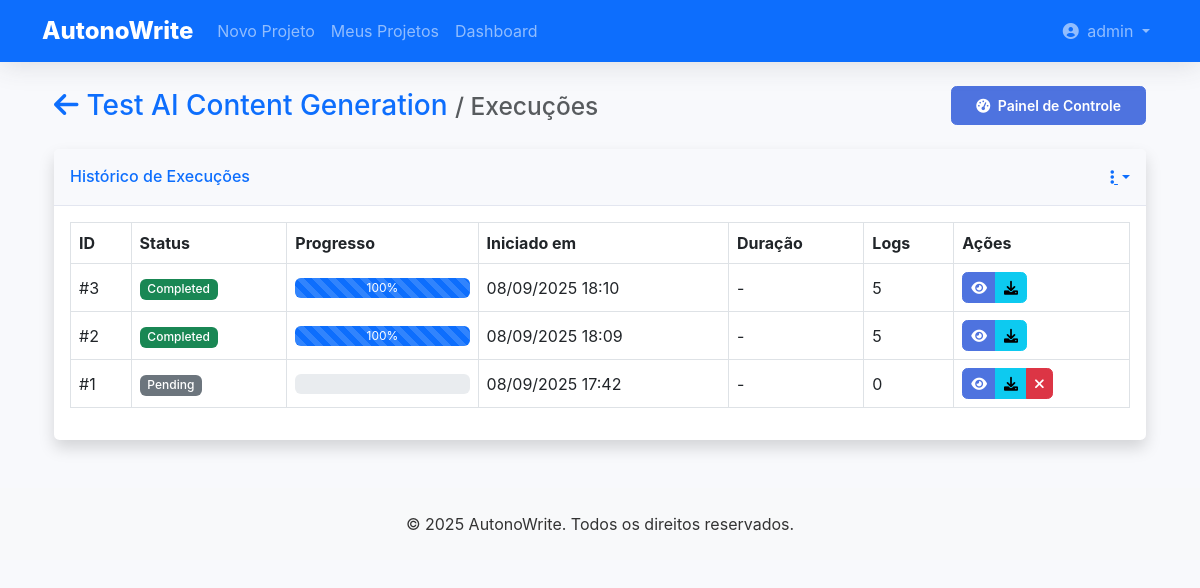
Screenshot of /execution/project/1/executions (signed in) with the database file from the repository.
### app/models/user.py (models this page shows, shortened)
class User(UserMixin, db.Model):
    __tablename__ = 'users'
    id = db.Column(db.Integer, primary_key=True)
    username = db.Column(db.String(64), index=True, unique=True, nullable=False)
    email = db.Column(db.String(120), index=True, unique=True, nullable=False)
    password_hash = db.Column(db.String(256), nullable=False)
    created_at = db.Column(db.DateTime, default=datetime.utcnow)
    is_active = db.Column(db.Boolean, default=True)
    is_admin = db.Column(db.Boolean, default=False)
    projects = db.relationship('Project', backref='author', lazy='dynamic')

### app/models/project.py (models this page shows, shortened)
class Project(db.Model):
    __tablename__ = 'projects'
    id = db.Column(db.Integer, primary_key=True)
    title = db.Column(db.String(200), nullable=False)
    description = db.Column(db.Text)
    status = db.Column(db.String(20), default='draft')  # draft, pending, in_progress, completed, archived
    created_at = db.Column(db.DateTime, default=datetime.utcnow)
    updated_at = db.Column(db.DateTime, default=datetime.utcnow, onupdate=datetime.utcnow)
    user_id = db.Column(db.Integer, db.ForeignKey('users.id'), nullable=False)
    executions = db.relationship('Execution', back_populates='project',
                               order_by='desc(Execution.started_at)',
                               cascade='all, delete-orphan')
    settings = db.Column(JSONType, default=dict)  # Stores all wizard settings
    content = db.Column(JSONType, default=dict)   # Stores generated content

### app/models/execution.py (models this page shows, shortened)
class Execution(db.Model):
    __tablename__ = 'executions'
    id = db.Column(db.Integer, primary_key=True)
    project_id = db.Column(db.Integer, db.ForeignKey('projects.id'), nullable=False)
    user_id = db.Column(db.Integer, db.ForeignKey('users.id'), nullable=False)
    status = db.Column(db.Enum(ExecutionStatus), default=ExecutionStatus.PENDING, nullable=False)
    started_at = db.Column(db.DateTime, default=datetime.utcnow)
    completed_at = db.Column(db.DateTime)
    progress = db.Column(db.Float, default=0.0)  # 0.0 to 1.0
    metadata_ = db.Column('metadata', JSONType)  # Additional execution metadata
    project = db.relationship('Project', back_populates='executions')
    user = db.relationship('User')
    logs = db.relationship('ExecutionLog', back_populates='execution',
                          order_by='ExecutionLog.timestamp',
                          cascade='all, delete-orphan')

### app/routes/execution.py (the view)
@bp.route('/project/<int:project_id>/executions')
@login_required
@project_required
def project_executions(project):
    page = request.args.get('page', 1, type=int)
    per_page = request.args.get('per_page', 10, type=int)
    executions = Execution.query.filter_by(project_id=project.id)\
                              .order_by(Execution.started_at.desc())\
                              .paginate(page=page, per_page=per_page, error_out=False)
    return render_template('execution/list.html',
                         project=project,
                         executions=executions,
                         ExecutionStatus=ExecutionStatus)

### app/models/user.py (called while the page is built)
@login_manager.user_loader
def load_user(id):
    return User.query.get(int(id))

### app/templates/execution/list.html (shortened to what this page needs)
{% extends "base.html" %}
{% block content %}
<div class="container-fluid">
    <div class="d-sm-flex align-items-center justify-content-between mb-4">
        <h1 class="h3 mb-0 text-gray-800">
            <a href="{{ url_for('projects.view_project', project_id=project.id) }}" class="text-decoration-none">
                <i class="fas fa-arrow-left me-2"></i>{{ project.title }}
            </a>
            <small class="text-muted">/ Execuções</small>
        </h1>
        <a href="{{ url_for('execution.execution_dashboard', project_id=project.id) }}" class="btn btn-sm btn-primary">
            <i class="fas fa-tachometer-alt me-1"></i> Painel de Controle
        </a>
    </div>
    <div class="card shadow mb-4">
        <div class="card-header py-3 d-flex justify-content-between align-items-center">
            <h6 class="m-0 font-weight-bold text-primary">Histórico de Execuções</h6>
            <div class="dropdown no-arrow">
                <a class="dropdown-toggle" href="#" role="button" id="dropdownMenuLink" data-bs-toggle="dropdown" aria-expanded="false">
                    <i class="fas fa-ellipsis-v text-gray-400"></i>
                </a>
            </div>
        </div>
        <div class="card-body">
            <div class="table-responsive">
                <table class="table table-bordered" id="executionsTable" width="100%" cellspacing="0">
                    <thead>
                        <tr>
                            <th>ID</th>
                            <th>Status</th>
                            <th>Progresso</th>
                            <th>Iniciado em</th>
                            <th>Duração</th>
                            <th>Logs</th>
                            <th>Ações</th>
                        </tr>
                    </thead>
                    <tbody>
                        {% for exec in executions.items %}
                        <tr>
                            <td>#{{ exec.id }}</td>
                            <td>
                                <span class="badge {% if exec.status.name == 'COMPLETED' %}bg-success{% elif exec.status.name == 'FAILED' %}bg-danger{% elif exec.status.name == 'RUNNING' %}bg-primary{% else %}bg-secondary{% endif %}">
                                    {{ exec.status.value|title }}
                                </span>
                            </td>
                            <td>
                                <div class="progress" style="height: 20px;">
                                    <div class="progress-bar progress-bar-striped{% if exec.status.name == 'RUNNING' %} progress-bar-animated{% endif %}"
                                         style="width: {{ (exec.progress * 100)|int }}%;"
                                         role="progressbar"
                                         aria-valuenow="{{ (exec.progress * 100)|int }}"
                                         aria-valuemin="0"
                                         aria-valuemax="100">
                                        {{ (exec.progress * 100)|int }}%
                                    </div>
                                </div>
                            </td>
                            <td>{{ exec.started_at.strftime('%d/%m/%Y %H:%M') }}</td>
                            <td>
                                {% if exec.completed_at %}
                                    {{ (exec.completed_at - exec.started_at).total_seconds()|round|int }}s
                                {% elif exec.status.name == 'RUNNING' %}
                                    Em andamento
                                {% else %}
                                    -
                                {% endif %}
                            </td>
                            <td>{{ exec.logs|length }}</td>
                            <td>
                                <div class="btn-group btn-group-sm">
                                    <a href="{{ url_for('execution.execution_dashboard', project_id=project.id, execution_id=exec.id) }}"
                                       class="btn btn-primary"
                                       title="Ver detalhes">
                                        <i class="fas fa-eye"></i>
                                    </a>
                                    <a href="#"
                                       class="btn btn-info download-log-btn"
                                       data-execution-id="{{ exec.id }}"
                                       title="Baixar logs">
                                        <i class="fas fa-download"></i>
                                    </a>
                                    {% if exec.status.name in ['PENDING', 'RUNNING'] %}
                                    <a href="#"
                                       class="btn btn-danger cancel-execution-btn"
                                       data-execution-id="{{ exec.id }}"
                                       title="Cancelar">
                                        <i class="fas fa-times"></i>
                                    </a>
                                    {% endif %}
                                </div>
                            </td>
                        </tr>
                        {% endfor %}
                    </tbody>
                </table>
            </div>
        </div>
    </div>
</div>
{% endblock %}

### app/templates/base.html (shortened to what this page needs)
<!DOCTYPE html>
<html lang="pt-BR">
<head>
    <link href="https://cdn.jsdelivr.net/npm/bootstrap@5.3.0/dist/css/bootstrap.min.css" rel="stylesheet">
    <link rel="stylesheet" href="https://cdnjs.cloudflare.com/ajax/libs/font-awesome/6.0.0/css/all.min.css">
    <link rel="stylesheet" href="{{ url_for('static', filename='css/style.css') }}">
</head>
<body>
    <nav class="navbar navbar-expand-lg navbar-dark bg-primary">
        <div class="container">
            <a class="navbar-brand" href="{{ url_for('main.index') }}">AutonoWrite</a>
            <div class="collapse navbar-collapse" id="navbarNav">
                <ul class="navbar-nav me-auto">
                    <li class="nav-item">
                        <a class="nav-link" href="{{ url_for('wizard.new_project') }}">Novo Projeto</a>
                    </li>
                    <li class="nav-item">
                        <a class="nav-link" href="{{ url_for('projects.list_projects') }}">Meus Projetos</a>
                    </li>
                    <li class="nav-item">
                        <a class="nav-link" href="{{ url_for('main.dashboard') }}">Dashboard</a>
                    </li>
                </ul>
                <ul class="navbar-nav">
                    {% if current_user.is_authenticated %}
                        <li class="nav-item dropdown">
                            <a class="nav-link dropdown-toggle" href="#" id="userDropdown" role="button" data-bs-toggle="dropdown">
                                <i class="fas fa-user-circle me-1"></i> {{ current_user.username }}
                            </a>
                        </li>
                    {% endif %}
                </ul>
            </div>
        </div>
    </nav>
    <main class="container my-4">
        {% block content %}{% endblock %}
    </main>
    <footer class="bg-light py-4 mt-5">
        <div class="container text-center">
            <p class="mb-0">&copy; 2025 AutonoWrite. Todos os direitos reservados.</p>
        </div>
    </footer>
</body>
</html>

### app/static/css/style.css (style rules this page uses)
:root { --primary-color: #4e73df; --secondary-color: #858796; --success-color: #1cc88a; --info-color: #36b9cc; --warning-color: #f6c23e; --danger-color: #e74a3b; --light-color: #f8f9fc; --dark-color: #5a5c69; }
body { font-family: 'Nunito', -apple-system, BlinkMacSystemFont, 'Segoe UI', Roboto, 'Helvetica Neue', Arial, sans-serif; background-color: #f8f9fc; color: #333; }
.navbar { box-shadow: 0 0.15rem 1.75rem 0 rgba(58, 59, 69, 0.15); }
.navbar-brand { font-weight: 800; font-size: 1.5rem; }
.card { border: none; border-radius: 0.35rem; box-shadow: 0 0.15rem 1.75rem 0 rgba(58, 59, 69, 0.1); transition: transform 0.2s ease-in-out, box-shadow 0.2s ease-in-out; }
.card-header { background-color: #f8f9fc; border-bottom: 1px solid #e3e6f0; font-weight: 700; }
.btn { border-radius: 0.35rem; font-weight: 600; padding: 0.5rem 1.5rem; }
.btn-primary { background-color: var(--primary-color); border-color: var(--primary-color); }
.shadow { box-shadow: 0 0.15rem 1.75rem 0 rgba(58, 59, 69, 0.15); }

### app/templates/execution/list.html (style rules this page uses)
.progress { min-width: 100px; margin-bottom: 0; }
.table th { white-space: nowrap; }
.table td { vertical-align: middle; }
.badge { font-weight: 500; }
.btn-group .btn { padding: 0.25rem 0.5rem; }

### rows the page displays
User: username "admin"
Project: title "Test AI Content Generation"
Execution: id "3", status.value "Completed", (exec.progress*100)|int "100", started_at "08/09/2025 18:10", logs|length "5"
Execution: id "2", status.value "Completed", (exec.progress*100)|int "100", started_at "08/09/2025 18:09", logs|length "5"
Execution: id "1", status.value "Pending", started_at "08/09/2025 17:42", logs|length "0"
